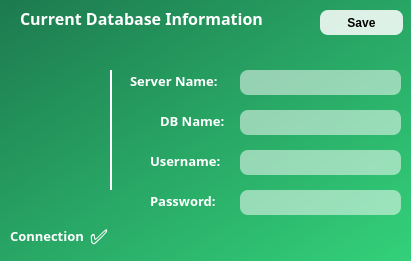
   <widget class="QFrame" name="frame_4">
    <property name="geometry">
     <rect>
      <x>30</x>
      <y>120</y>
      <width>411</width>
      <height>261</height>
     </rect>
    </property>
    <property name="styleSheet">
     <string notr="true">QFrame {
	background: qlineargradient(spread:pad, x1:0, y1:0, x2:1, y2:1, stop:0 rgba(29, 122, 79, 255), stop:1 rgba(51, 209, 122, 255));
	border-radius: 12px;
}</string>
    </property>
    <property name="frameShape">
     <enum>QFrame::StyledPanel</enum>
    </property>
    <property name="frameShadow">
     <enum>QFrame::Raised</enum>
    </property>
    <widget class="QLabel" name="label_17">
     <property name="geometry">
      <rect>
       <x>20</x>
       <y>10</y>
       <width>281</width>
       <height>16</height>
      </rect>
     </property>
     <property name="font">
      <font>
       <family>Sans Serif</family>
       <pointsize>12</pointsize>
       <weight>75</weight>
       <italic>false</italic>
       <bold>true</bold>
       <strikeout>false</strikeout>
       <kerning>true</kerning>
      </font>
     </property>
     <property name="styleSheet">
      <string notr="true">QLabel {
	text-align: center;
	background: transparent;
	color: white;
}</string>
     </property>
     <property name="text">
      <string>Current Database Information</string>
     </property>
     <property name="textFormat">
      <enum>Qt::PlainText</enum>
     </property>
    </widget>
    <widget class="QLabel" name="lbl_iconDatabase">
     <property name="geometry">
      <rect>
       <x>20</x>
       <y>90</y>
       <width>81</width>
       <height>81</height>
      </rect>
     </property>
     <property name="styleSheet">
      <string notr="true">QLabel {
	background: transparent;
}</string>
     </property>
     <property name="pixmap">
      <pixmap>../../Downloads/database-storage.png</pixmap>
     </property>
     <property name="scaledContents">
      <bool>true</bool>
     </property>
    </widget>
    <widget class="QFrame" name="frame_13">
     <property name="geometry">
      <rect>
       <x>110</x>
       <y>70</y>
       <width>2</width>
       <height>120</height>
      </rect>
     </property>
     <property name="styleSheet">
      <string notr="true">QFrame {
	background: white;
}</string>
     </property>
     <property name="frameShape">
      <enum>QFrame::StyledPanel</enum>
     </property>
     <property name="frameShadow">
      <enum>QFrame::Raised</enum>
     </property>
    </widget>
    <widget class="QLabel" name="label_31">
     <property name="geometry">
      <rect>
       <x>10</x>
       <y>220</y>
       <width>81</width>
       <height>31</height>
      </rect>
     </property>
     <property name="font">
      <font>
       <family>Sans Serif</family>
       <pointsize>10</pointsize>
       <weight>75</weight>
       <italic>false</italic>
       <bold>true</bold>
       <strikeout>false</strikeout>
       <kerning>true</kerning>
      </font>
     </property>
     <property name="styleSheet">
      <string notr="true">QLabel {
	text-align: center;
	background: transparent;
	color: white;
}</string>
     </property>
     <property name="text">
      <string>Connection</string>
     </property>
     <property name="textFormat">
      <enum>Qt::PlainText</enum>
     </property>
    </widget>
    <widget class="QLabel" name="label_33">
     <property name="geometry">
      <rect>
       <x>90</x>
       <y>220</y>
       <width>41</width>
       <height>31</height>
      </rect>
     </property>
     <property name="font">
      <font>
       <family>0xProto Nerd Font</family>
       <pointsize>16</pointsize>
       <weight>75</weight>
       <italic>false</italic>
       <bold>true</bold>
       <strikeout>false</strikeout>
       <kerning>true</kerning>
      </font>
     </property>
     <property name="styleSheet">
      <string notr="true">QLabel {
	text-align: center;
	background: transparent;
	color: white;
	qproperty-alignment: AlignCenter;
}</string>
     </property>
     <property name="text">
      <string>✅️</string>
     </property>
     <property name="textFormat">
      <enum>Qt::PlainText</enum>
     </property>
    </widget>
    <widget class="QPushButton" name="btn_saveDatabase">
     <property name="geometry">
      <rect>
       <x>320</x>
       <y>10</y>
       <width>83</width>
       <height>25</height>
      </rect>
     </property>
     <property name="cursor">
      <cursorShape>PointingHandCursor</cursorShape>
     </property>
     <property name="styleSheet">
      <string notr="true">QPushButton {
	background: rgba(255, 255, 255, 215);
	border-radius: 8px;
	font-weight: bold;
}</string>
     </property>
     <property name="text">
      <string>Save</string>
     </property>
    </widget>
    <widget class="QLineEdit" name="et_serverName">
     <property name="geometry">
      <rect>
       <x>240</x>
       <y>70</y>
       <width>161</width>
       <height>25</height>
      </rect>
     </property>
     <property name="font">
      <font>
       <family>Roboto Slab</family>
       <weight>75</weight>
       <bold>true</bold>
      </font>
     </property>
     <property name="styleSheet">
      <string notr="true">QLineEdit {
	background: rgba(255, 255, 255, 130);
	border-radius: 8px;
	padding: 5px;
}</string>
     </property>
    </widget>
    <widget class="QLabel" name="label_32">
     <property name="geometry">
      <rect>
       <x>130</x>
       <y>70</y>
       <width>101</width>
       <height>21</height>
      </rect>
     </property>
     <property name="font">
      <font>
       <family>Sans Serif</family>
       <pointsize>10</pointsize>
       <weight>75</weight>
       <italic>false</italic>
       <bold>true</bold>
       <strikeout>false</strikeout>
       <kerning>true</kerning>
      </font>
     </property>
     <property name="styleSheet">
      <string notr="true">QLabel {
	text-align: center;
	background: transparent;
	color: white;
}</string>
     </property>
     <property name="text">
      <string>Server Name:</string>
     </property>
     <property name="textFormat">
      <enum>Qt::PlainText</enum>
     </property>
    </widget>
    <widget class="QLineEdit" name="et_databaseName">
     <property name="geometry">
      <rect>
       <x>240</x>
       <y>110</y>
       <width>161</width>
       <height>25</height>
      </rect>
     </property>
     <property name="font">
      <font>
       <family>Roboto Slab</family>
       <weight>75</weight>
       <bold>true</bold>
      </font>
     </property>
     <property name="styleSheet">
      <string notr="true">QLineEdit {
	background: rgba(255, 255, 255, 130);
	border-radius: 8px;
	padding: 5px;
}</string>
     </property>
    </widget>
    <widget class="QLabel" name="label_34">
     <property name="geometry">
      <rect>
       <x>160</x>
       <y>110</y>
       <width>71</width>
       <height>21</height>
      </rect>
     </property>
     <property name="font">
      <font>
       <family>Sans Serif</family>
       <pointsize>10</pointsize>
       <weight>75</weight>
       <italic>false</italic>
       <bold>true</bold>
       <strikeout>false</strikeout>
       <kerning>true</kerning>
      </font>
     </property>
     <property name="styleSheet">
      <string notr="true">QLabel {
	text-align: center;
	background: transparent;
	color: white;
}</string>
     </property>
     <property name="text">
      <string>DB Name:</string>
     </property>
     <property name="textFormat">
      <enum>Qt::PlainText</enum>
     </property>
    </widget>
    <widget class="QLineEdit" name="et_userName">
     <property name="geometry">
      <rect>
       <x>240</x>
       <y>150</y>
       <width>161</width>
       <height>25</height>
      </rect>
     </property>
     <property name="font">
      <font>
       <family>Roboto Slab</family>
       <weight>75</weight>
       <bold>true</bold>
      </font>
     </property>
     <property name="styleSheet">
      <string notr="true">QLineEdit {
	background: rgba(255, 255, 255, 130);
	border-radius: 8px;
	padding: 5px;
}</string>
     </property>
    </widget>
    <widget class="QLabel" name="label_35">
     <property name="geometry">
      <rect>
       <x>150</x>
       <y>150</y>
       <width>81</width>
       <height>21</height>
      </rect>
     </property>
     <property name="font">
      <font>
       <family>Sans Serif</family>
       <pointsize>10</pointsize>
       <weight>75</weight>
       <italic>false</italic>
       <bold>true</bold>
       <strikeout>false</strikeout>
       <kerning>true</kerning>
      </font>
     </property>
     <property name="styleSheet">
      <string notr="true">QLabel {
	text-align: center;
	background: transparent;
	color: white;
}</string>
     </property>
     <property name="text">
      <string>Username:</string>
     </property>
     <property name="textFormat">
      <enum>Qt::PlainText</enum>
     </property>
    </widget>
    <widget class="QLineEdit" name="et_password">
     <property name="geometry">
      <rect>
       <x>240</x>
       <y>190</y>
       <width>161</width>
       <height>25</height>
      </rect>
     </property>
     <property name="font">
      <font>
       <family>Roboto Slab</family>
       <weight>75</weight>
       <bold>true</bold>
      </font>
     </property>
     <property name="styleSheet">
      <string notr="true">QLineEdit {
	background: rgba(255, 255, 255, 130);
	border-radius: 8px;
	padding: 5px;
}</string>
     </property>
    </widget>
    <widget class="QLabel" name="label_36">
     <property name="geometry">
      <rect>
       <x>150</x>
       <y>190</y>
       <width>81</width>
       <height>21</height>
      </rect>
     </property>
     <property name="font">
      <font>
       <family>Sans Serif</family>
       <pointsize>10</pointsize>
       <weight>75</weight>
       <italic>false</italic>
       <bold>true</bold>
       <strikeout>false</strikeout>
       <kerning>true</kerning>
      </font>
     </property>
     <property name="styleSheet">
      <string notr="true">QLabel {
	text-align: center;
	background: transparent;
	color: white;
}</string>
     </property>
     <property name="text">
      <string>Password:</string>
     </property>
     <property name="textFormat">
      <enum>Qt::PlainText</enum>
     </property>
    </widget>
   </widget>
